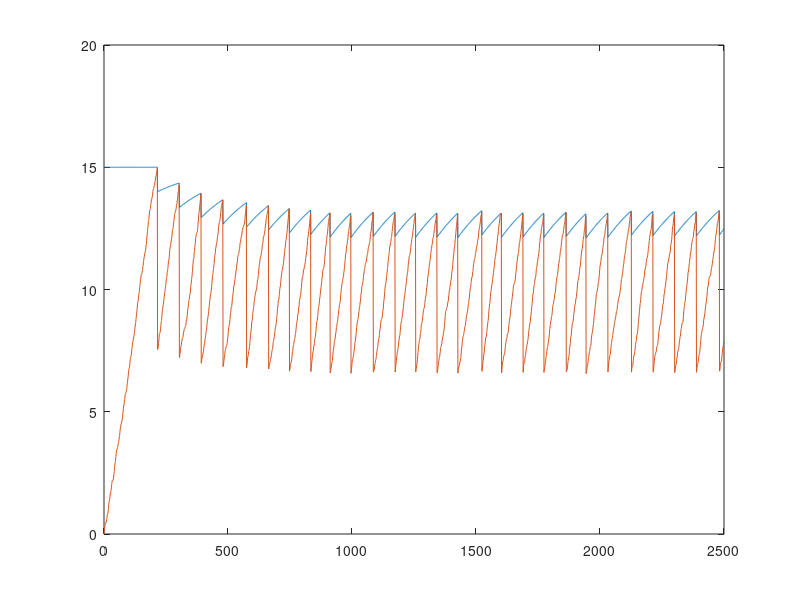

Here is the MATLAB script that generated this plot:
max =15;
y = [max 0];
end_time = 2500;
t = [0:1:end_time];
break_times = 0;
for i = 1:end_time
    y(i+1,1)=y(i,1)+0.005*(max-y(i,1));
    y(i+1,2)=y(i,2)+rand*0.15-(10-y(i,2))/800;
    if y(i+1,2)>y(i+1,1)
        y(i+1,1)=y(i+1,1)-1;
        y(i+1,2)=y(i+1,2)/2;
        break_times = break_times+1;
    end
end
plot(t,y(:,1),t,y(:,2));
break_times